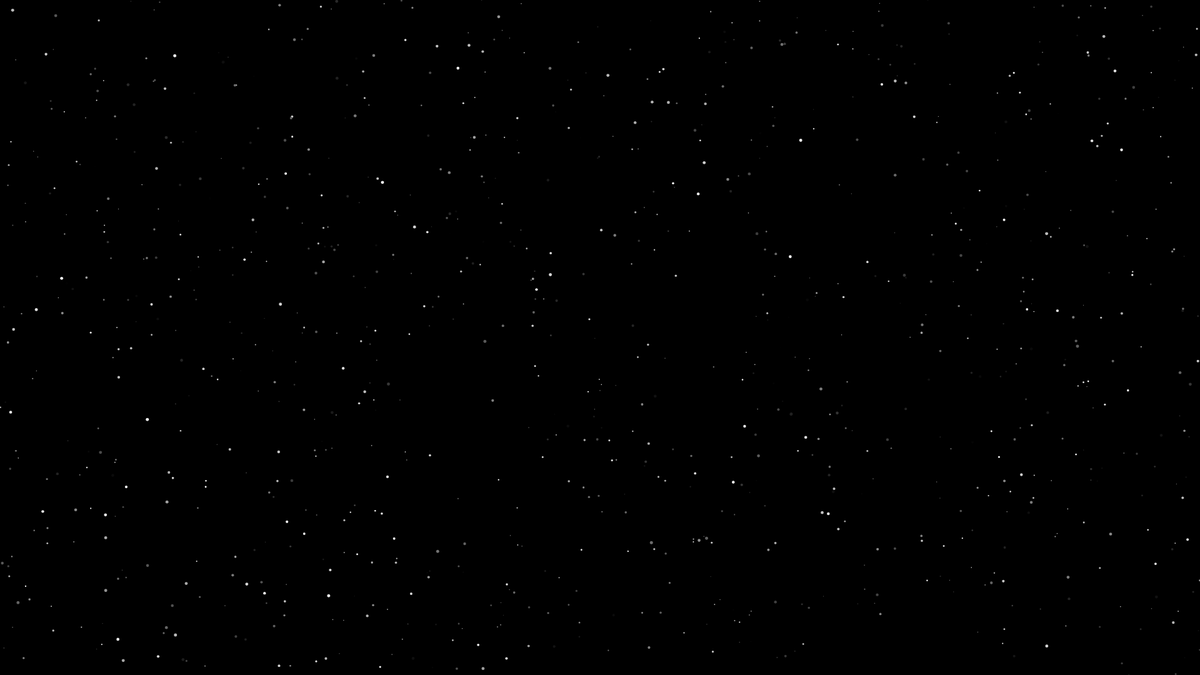
Frame 1 (no input)
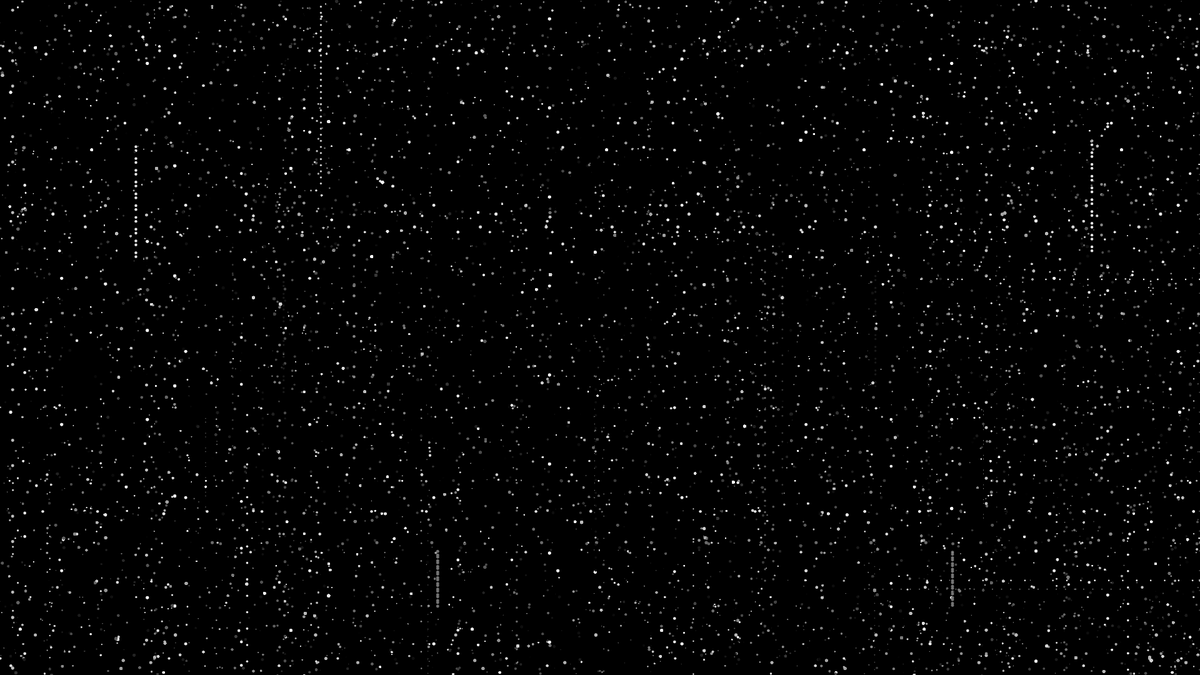
Frame 60 (no input)
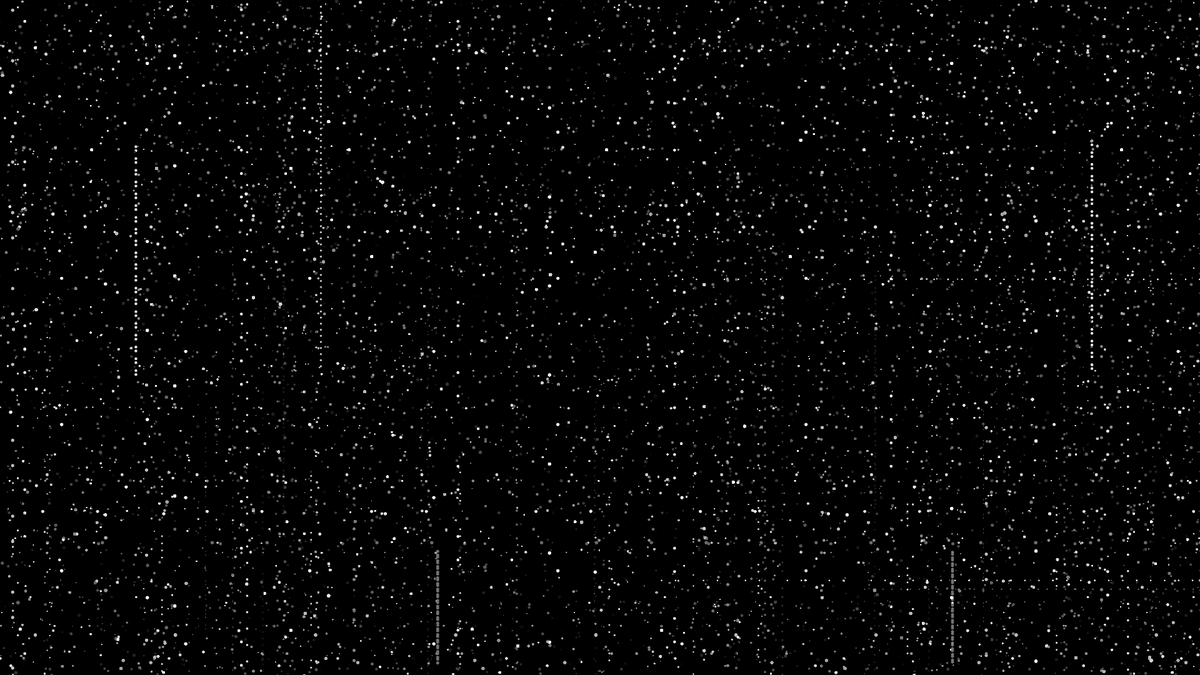
Frame 120 (the mouse pressed at the canvas centre since frame 60)

The p5.js sketch that drew these frames (run headless with seeded random() and noise() and a simulated clock; from frame 60 on, the mouse is pressed at the canvas centre):

// p5.js sketch
// ── sketch.js
var myCircle;

function setup() {
  createCanvas(1920, 1080);
  background(0);
  smooth();

  myCircle = [];
  for (var i = 0; i < 1000; i++){
    myCircle[i] = new Circle(random(width),random(height),
    1.5 + random(width), 1.5 + random(height), random(1,5), random(255));
    myCircle[i].setup();
  }

}

function draw() {

  for (var i = 0; i < myCircle.length; i++){
  myCircle[i].display();
  myCircle[i].move();
  myCircle[i].bounce();
  }

}

// ── circle.js
function Circle(x, y, speedX, speedY, size, col){
  this.x = x;
  this.y = y;
  this.speedX = speedX;
  this.speedY = speedY;
  this.size = size;
  this.col = col;

  this.setup = function(){
  }

  this.display = function(){
    noStroke();
    fill(this.col);
    ellipse(this.x, this.y, this.size, this.size);
  }

  this.move = function(){
    this.x = this.x + this.speedX;
    this.y = this.y + this.speedY;
  }

  this.bounce = function(){
    if (this.x > (width - this.size/2) || this.x < this.size/2){
      this.speedX = this.speedX * -1;
    }
    if (this.y > (height - this.size/2) || this.y < this.size/2){
      this.speedY = this.speedY * -1;
    }
  }
}
